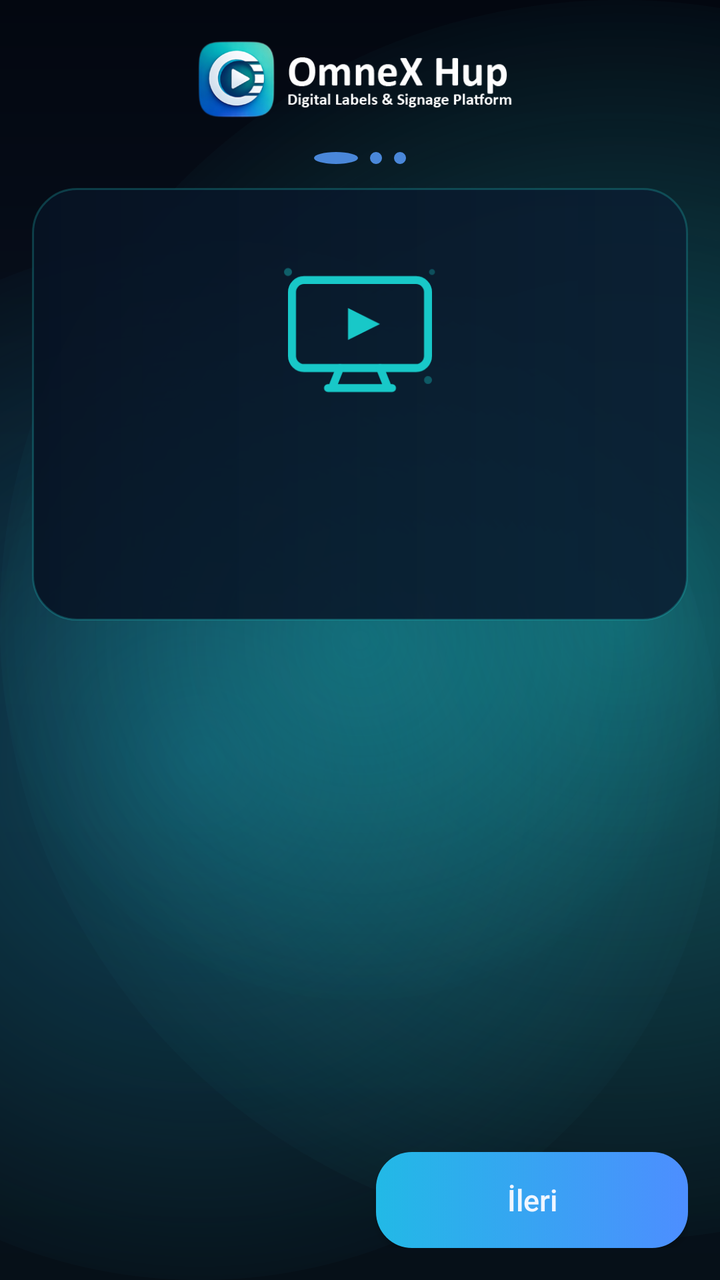
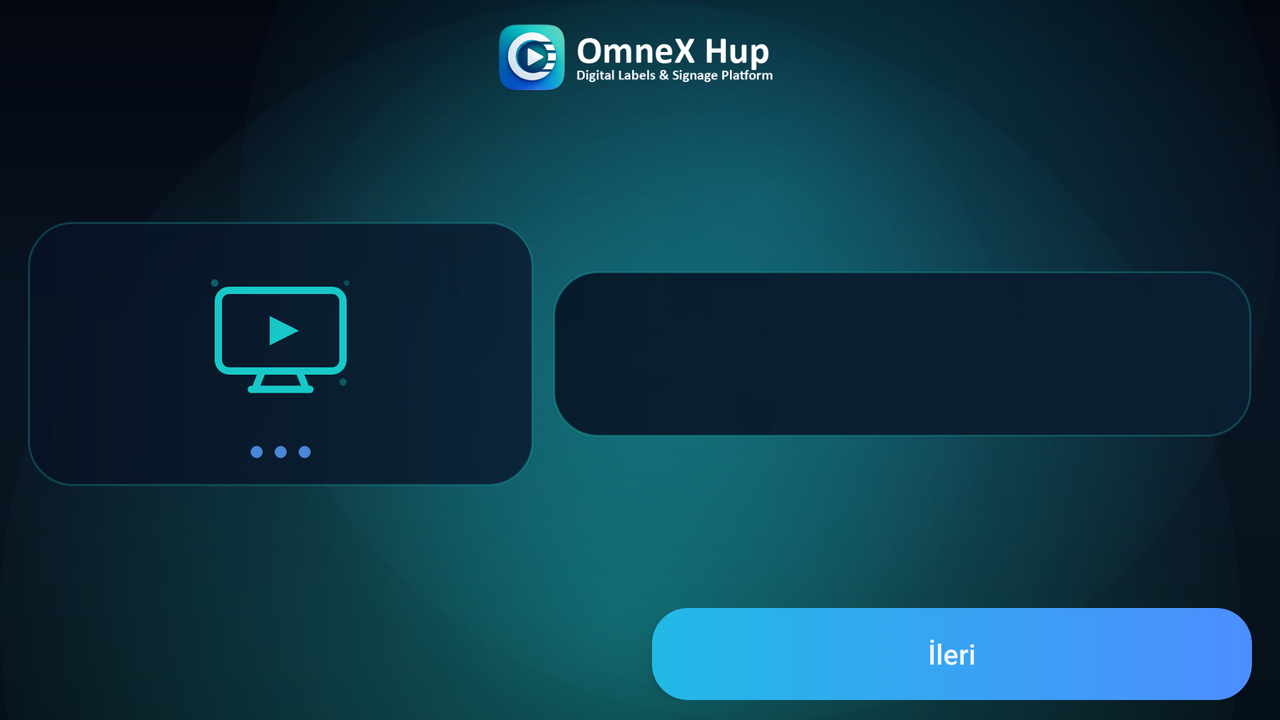

The same Android screen from two of the app's own layout files: first res/layout/ as a phone draws it, then the repository's variant for another configuration, drawn on a device whose configuration selects that folder. Both files follow.
<!-- AndroidManifest.xml: application theme Theme.OmnexPriceView -->
<!-- res/layout/activity_wizard_mobile.xml -->
<?xml version="1.0" encoding="utf-8"?>
<androidx.constraintlayout.widget.ConstraintLayout xmlns:android="http://schemas.android.com/apk/res/android"
    xmlns:app="http://schemas.android.com/apk/res-auto"
    android:layout_width="match_parent"
    android:layout_height="match_parent"
    android:background="@drawable/wizard_mobile_background"
    android:fitsSystemWindows="true">

    
    <ImageView
        android:id="@+id/wizardBrand"
        android:layout_width="180dp"
        android:layout_height="48dp"
        android:layout_marginTop="16dp"
        android:adjustViewBounds="true"
        android:animation="@anim/logo_breath"
        android:contentDescription="@string/app_name"
        android:scaleType="fitCenter"
        android:src="@drawable/brand_logo"
        app:layout_constraintEnd_toEndOf="parent"
        app:layout_constraintStart_toStartOf="parent"
        app:layout_constraintTop_toTopOf="parent" />

    
    <View
        android:id="@+id/keyboardDimOverlay"
        android:layout_width="0dp"
        android:layout_height="0dp"
        android:alpha="0"
        android:background="#7A020810"
        android:visibility="gone"
        app:layout_constraintBottom_toBottomOf="parent"
        app:layout_constraintEnd_toEndOf="parent"
        app:layout_constraintStart_toStartOf="parent"
        app:layout_constraintTop_toTopOf="parent" />

    
    <LinearLayout
        android:id="@+id/wizardActions"
        android:layout_width="0dp"
        android:layout_height="wrap_content"
        android:layout_marginStart="16dp"
        android:layout_marginEnd="16dp"
        android:layout_marginBottom="16dp"
        android:gravity="center"
        android:orientation="horizontal"
        app:layout_constraintBottom_toBottomOf="parent"
        app:layout_constraintEnd_toEndOf="parent"
        app:layout_constraintStart_toStartOf="parent">

        <Button
            android:id="@+id/btnPrev"
            android:layout_width="0dp"
            android:layout_height="48dp"
            android:layout_marginEnd="8dp"
            android:layout_weight="1"
            android:background="@drawable/btn_secondary"
            android:fontFamily="sans-serif-medium"
            android:text="@string/wizard_back"
            android:textAllCaps="false"
            android:textColor="#8A9DB8"
            android:textSize="15sp"
            android:visibility="invisible" />

        <Button
            android:id="@+id/btnNext"
            android:layout_width="0dp"
            android:layout_height="48dp"
            android:layout_marginStart="8dp"
            android:layout_weight="1"
            android:background="@drawable/btn_primary"
            android:fontFamily="sans-serif-medium"
            android:text="@string/wizard_next"
            android:textAllCaps="false"
            android:textColor="#F0F6FF"
            android:textSize="15sp" />
    </LinearLayout>

    
    <androidx.core.widget.NestedScrollView
        android:id="@+id/wizardScroll"
        android:layout_width="0dp"
        android:layout_height="0dp"
        android:clipToPadding="false"
        android:fillViewport="true"
        android:overScrollMode="ifContentScrolls"
        android:paddingStart="16dp"
        android:paddingTop="8dp"
        android:paddingEnd="16dp"
        android:paddingBottom="8dp"
        app:layout_constraintBottom_toTopOf="@id/wizardActions"
        app:layout_constraintEnd_toEndOf="parent"
        app:layout_constraintStart_toStartOf="parent"
        app:layout_constraintTop_toBottomOf="@id/wizardBrand">

        <LinearLayout
            android:layout_width="match_parent"
            android:layout_height="wrap_content"
            android:gravity="center_horizontal"
            android:orientation="vertical">

            
            <LinearLayout
                android:layout_width="wrap_content"
                android:layout_height="wrap_content"
                android:layout_marginTop="4dp"
                android:layout_marginBottom="12dp"
                android:gravity="center"
                android:orientation="horizontal">

                <View
                    android:id="@+id/step1"
                    android:layout_width="22dp"
                    android:layout_height="6dp"
                    android:layout_marginEnd="6dp"
                    android:background="@drawable/step_indicator_mobile" />

                <View
                    android:id="@+id/step2"
                    android:layout_width="6dp"
                    android:layout_height="6dp"
                    android:layout_marginEnd="6dp"
                    android:background="@drawable/step_indicator_mobile" />

                <View
                    android:id="@+id/step3"
                    android:layout_width="6dp"
                    android:layout_height="6dp"
                    android:background="@drawable/step_indicator_mobile" />
            </LinearLayout>

            
            <LinearLayout
                android:id="@+id/wizardContentCard"
                android:layout_width="match_parent"
                android:layout_height="wrap_content"
                android:background="@drawable/wizard_mobile_card_bg"
                android:gravity="center_horizontal"
                android:orientation="vertical"
                android:paddingStart="20dp"
                android:paddingTop="24dp"
                android:paddingEnd="20dp"
                android:paddingBottom="24dp">

                
                <ImageView
                    android:id="@+id/wizardImage"
                    android:layout_width="96dp"
                    android:layout_height="96dp"
                    android:adjustViewBounds="true"
                    android:contentDescription="@null"
                    android:src="@drawable/wizard_welcome" />

                
                <TextView
                    android:id="@+id/wizardTitle"
                    android:layout_width="match_parent"
                    android:layout_height="wrap_content"
                    android:layout_marginTop="16dp"
                    android:fontFamily="sans-serif-medium"
                    android:gravity="center"
                    android:letterSpacing="-0.01"
                    android:textColor="#F0F6FF"
                    android:textSize="22sp"
                    android:textStyle="bold" />

                
                <TextView
                    android:id="@+id/wizardDescription"
                    android:layout_width="match_parent"
                    android:layout_height="wrap_content"
                    android:layout_marginTop="8dp"
                    android:fontFamily="sans-serif"
                    android:gravity="center"
                    android:lineSpacingMultiplier="1.25"
                    android:textColor="#6A7E98"
                    android:textSize="14sp" />

                
                <LinearLayout
                    android:id="@+id/serverUrlLayout"
                    android:layout_width="match_parent"
                    android:layout_height="wrap_content"
                    android:layout_marginTop="16dp"
                    android:orientation="vertical"
                    android:visibility="gone">

                    <TextView
                        android:layout_width="match_parent"
                        android:layout_height="wrap_content"
                        android:layout_marginBottom="6dp"
                        android:fontFamily="sans-serif-medium"
                        android:text="Player URL"
                        android:textColor="#8A9DB8"
                        android:textSize="12sp"
                        android:textStyle="bold" />

                    <EditText
                        android:id="@+id/serverUrlInput"
                        android:layout_width="match_parent"
                        android:layout_height="46dp"
                        android:background="@drawable/input_background"
                        android:fontFamily="sans-serif"
                        android:hint="@string/wizard_server_hint"
                        android:imeOptions="actionDone"
                        android:inputType="textUri"
                        android:maxLines="1"
                        android:paddingStart="14dp"
                        android:paddingEnd="14dp"
                        android:textColor="#D0DFFF"
                        android:textColorHint="#3A5070"
                        android:textSize="14sp" />

                    <Button
                        android:id="@+id/btnUseDefaultServer"
                        android:layout_width="match_parent"
                        android:layout_height="42dp"
                        android:layout_marginTop="8dp"
                        android:background="@drawable/btn_secondary"
                        android:fontFamily="sans-serif-medium"
                        android:text="@string/wizard_use_default_server"
                        android:textAllCaps="false"
                        android:textColor="#6A8EA0"
                        android:textSize="13sp" />

                    <TextView
                        android:layout_width="match_parent"
                        android:layout_height="wrap_content"
                        android:layout_marginTop="6dp"
                        android:text="@string/wizard_server_example"
                        android:textColor="#3A5070"
                        android:textSize="11sp" />
                </LinearLayout>
            </LinearLayout>
        </LinearLayout>
    </androidx.core.widget.NestedScrollView>

</androidx.constraintlayout.widget.ConstraintLayout>
<!-- resources referenced by this layout -->
<resources>
  <!-- drawable wizard_mobile_card_bg (drawable) -->
  <?xml version="1.0" encoding="utf-8"?>
  <shape xmlns:android="http://schemas.android.com/apk/res/android"
      android:shape="rectangle">
      <gradient
          android:angle="180"
          android:endColor="#E3061223"
          android:startColor="#E60A1E32" />
      <stroke
          android:width="1dp"
          android:color="#4020C8C8" />
      <corners android:radius="22dp" />
  </shape>
  <string name="app_name">Omnex PriceView</string>
  <string name="wizard_back">Geri</string>
  <string name="wizard_next">İleri</string>
  <string name="wizard_server_example">Örnek: https://example.com/market-etiket-sistemi/player/</string>
  <string name="wizard_server_hint">https://sunucu-adresi.com/player/</string>
  <string name="wizard_use_default_server">Varsayılan sunucuyu kullan</string>
  <style name="Theme.OmnexPriceView" parent="Theme.AppCompat.DayNight.NoActionBar">
          <item name="colorPrimary">@color/primary</item>
          <item name="colorPrimaryDark">@color/primary_dark</item>
          <item name="colorAccent">@color/accent</item>
          <item name="android:windowBackground">@color/background</item>
          <item name="alertDialogTheme">@style/ThemeOverlay.OmnexPriceView.AlertDialog</item>
          <item name="android:fontFamily">sans-serif</item>
      </style>
  <color name="primary">#2F73FF</color>
  <color name="primary_dark">#1F4CC6</color>
  <color name="accent">#3AD8D3</color>
  <color name="background">#050B1A</color>
  <style name="ThemeOverlay.OmnexPriceView.AlertDialog" parent="ThemeOverlay.AppCompat.Dialog.Alert">
          <item name="android:windowBackground">@drawable/dialog_surface_bg</item>
          <item name="android:textColorPrimary">#F4F9FF</item>
          <item name="android:textColorSecondary">#A3B8D8</item>
          <item name="buttonBarPositiveButtonStyle">@style/Widget.OmnexPriceView.DialogButton.Positive</item>
          <item name="buttonBarNegativeButtonStyle">@style/Widget.OmnexPriceView.DialogButton.Neutral</item>
          <item name="buttonBarNeutralButtonStyle">@style/Widget.OmnexPriceView.DialogButton.Neutral</item>
      </style>
  <!-- drawable dialog_surface_bg (drawable) -->
  <?xml version="1.0" encoding="utf-8"?>
  <shape xmlns:android="http://schemas.android.com/apk/res/android"
      android:shape="rectangle">
      <gradient
          android:angle="270"
          android:endColor="#0B1730"
          android:startColor="#132748" />
      <stroke
          android:width="1dp"
          android:color="#345C8F" />
      <corners android:radius="22dp" />
      <padding
          android:left="4dp"
          android:top="4dp"
          android:right="4dp"
          android:bottom="4dp" />
  </shape>
  <style name="Widget.OmnexPriceView.DialogButton.Positive" parent="Widget.AppCompat.Button.ButtonBar.AlertDialog">
          <item name="android:textColor">#6CEBFF</item>
          <item name="android:textAllCaps">false</item>
          <item name="android:textStyle">bold</item>
          <item name="android:textSize">16sp</item>
          <item name="android:fontFamily">sans-serif-medium</item>
      </style>
  <style name="Widget.OmnexPriceView.DialogButton.Neutral" parent="Widget.AppCompat.Button.ButtonBar.AlertDialog">
          <item name="android:textColor">#CFDCF0</item>
          <item name="android:textAllCaps">false</item>
          <item name="android:textStyle">bold</item>
          <item name="android:textSize">16sp</item>
          <item name="android:fontFamily">sans-serif-medium</item>
      </style>
  <!-- some entries are left out for length -->
</resources>
<!-- res/layout-land/activity_wizard_mobile.xml (the repository's variant of the layout above) -->
<!-- drawn on the phone turned sideways -->
<?xml version="1.0" encoding="utf-8"?>
<androidx.constraintlayout.widget.ConstraintLayout xmlns:android="http://schemas.android.com/apk/res/android"
    xmlns:app="http://schemas.android.com/apk/res-auto"
    android:layout_width="match_parent"
    android:layout_height="match_parent"
    android:background="@drawable/wizard_mobile_background"
    android:fitsSystemWindows="true">

    <ImageView
        android:id="@+id/wizardBrand"
        android:layout_width="160dp"
        android:layout_height="42dp"
        android:layout_marginTop="8dp"
        android:adjustViewBounds="true"
        android:animation="@anim/logo_breath"
        android:contentDescription="@string/app_name"
        android:scaleType="fitCenter"
        android:src="@drawable/brand_logo"
        app:layout_constraintEnd_toEndOf="parent"
        app:layout_constraintStart_toStartOf="parent"
        app:layout_constraintTop_toTopOf="parent" />

    <View
        android:id="@+id/keyboardDimOverlay"
        android:layout_width="0dp"
        android:layout_height="0dp"
        android:alpha="0"
        android:background="#7A020810"
        android:visibility="gone"
        app:layout_constraintBottom_toBottomOf="parent"
        app:layout_constraintEnd_toEndOf="parent"
        app:layout_constraintStart_toStartOf="parent"
        app:layout_constraintTop_toTopOf="parent" />

    <LinearLayout
        android:id="@+id/wizardActions"
        android:layout_width="0dp"
        android:layout_height="wrap_content"
        android:layout_marginStart="14dp"
        android:layout_marginEnd="14dp"
        android:layout_marginBottom="10dp"
        android:gravity="center"
        android:orientation="horizontal"
        app:layout_constraintBottom_toBottomOf="parent"
        app:layout_constraintEnd_toEndOf="parent"
        app:layout_constraintStart_toStartOf="parent">

        <Button
            android:id="@+id/btnPrev"
            android:layout_width="0dp"
            android:layout_height="46dp"
            android:layout_marginEnd="6dp"
            android:layout_weight="1"
            android:background="@drawable/btn_secondary"
            android:fontFamily="sans-serif-medium"
            android:text="@string/wizard_back"
            android:textAllCaps="false"
            android:textColor="#8A9DB8"
            android:textSize="14sp"
            android:visibility="invisible" />

        <Button
            android:id="@+id/btnNext"
            android:layout_width="0dp"
            android:layout_height="46dp"
            android:layout_marginStart="6dp"
            android:layout_weight="1"
            android:background="@drawable/btn_primary"
            android:fontFamily="sans-serif-medium"
            android:text="@string/wizard_next"
            android:textAllCaps="false"
            android:textColor="#F0F6FF"
            android:textSize="14sp" />
    </LinearLayout>

    <androidx.core.widget.NestedScrollView
        android:id="@+id/wizardScroll"
        android:layout_width="0dp"
        android:layout_height="0dp"
        android:clipToPadding="false"
        android:fillViewport="true"
        android:overScrollMode="ifContentScrolls"
        android:paddingStart="14dp"
        android:paddingTop="6dp"
        android:paddingEnd="14dp"
        android:paddingBottom="6dp"
        app:layout_constraintBottom_toTopOf="@id/wizardActions"
        app:layout_constraintEnd_toEndOf="parent"
        app:layout_constraintStart_toStartOf="parent"
        app:layout_constraintTop_toBottomOf="@id/wizardBrand">

        <LinearLayout
            android:layout_width="match_parent"
            android:layout_height="wrap_content"
            android:gravity="center_vertical"
            android:orientation="horizontal"
            android:weightSum="1">

            
            <LinearLayout
                android:layout_width="0dp"
                android:layout_height="wrap_content"
                android:layout_marginEnd="10dp"
                android:layout_weight="0.42"
                android:background="@drawable/wizard_mobile_card_bg"
                android:gravity="center"
                android:orientation="vertical"
                android:padding="14dp">

                <ImageView
                    android:id="@+id/wizardImage"
                    android:layout_width="88dp"
                    android:layout_height="88dp"
                    android:adjustViewBounds="true"
                    android:contentDescription="@null"
                    android:src="@drawable/wizard_welcome" />

                <LinearLayout
                    android:layout_width="wrap_content"
                    android:layout_height="wrap_content"
                    android:layout_marginTop="10dp"
                    android:gravity="center"
                    android:orientation="horizontal">

                    <View
                        android:id="@+id/step1"
                        android:layout_width="6dp"
                        android:layout_height="6dp"
                        android:layout_marginEnd="6dp"
                        android:background="@drawable/step_indicator_mobile" />

                    <View
                        android:id="@+id/step2"
                        android:layout_width="6dp"
                        android:layout_height="6dp"
                        android:layout_marginEnd="6dp"
                        android:background="@drawable/step_indicator_mobile" />

                    <View
                        android:id="@+id/step3"
                        android:layout_width="6dp"
                        android:layout_height="6dp"
                        android:background="@drawable/step_indicator_mobile" />
                </LinearLayout>
            </LinearLayout>

            
            <LinearLayout
                android:id="@+id/wizardContentCard"
                android:layout_width="0dp"
                android:layout_height="wrap_content"
                android:layout_weight="0.58"
                android:background="@drawable/wizard_mobile_card_bg"
                android:orientation="vertical"
                android:padding="16dp">

                <TextView
                    android:id="@+id/wizardTitle"
                    android:layout_width="match_parent"
                    android:layout_height="wrap_content"
                    android:fontFamily="sans-serif-medium"
                    android:letterSpacing="-0.01"
                    android:textColor="#F0F6FF"
                    android:textSize="20sp"
                    android:textStyle="bold" />

                <TextView
                    android:id="@+id/wizardDescription"
                    android:layout_width="match_parent"
                    android:layout_height="wrap_content"
                    android:layout_marginTop="6dp"
                    android:fontFamily="sans-serif"
                    android:lineSpacingMultiplier="1.2"
                    android:textColor="#8A9DB8"
                    android:textSize="13sp" />

                <LinearLayout
                    android:id="@+id/serverUrlLayout"
                    android:layout_width="match_parent"
                    android:layout_height="wrap_content"
                    android:layout_marginTop="10dp"
                    android:orientation="vertical"
                    android:visibility="gone">

                    <TextView
                        android:layout_width="match_parent"
                        android:layout_height="wrap_content"
                        android:layout_marginBottom="6dp"
                        android:fontFamily="sans-serif-medium"
                        android:text="@string/wizard_server_title"
                        android:textColor="#B0C4DE"
                        android:textSize="12sp"
                        android:textStyle="bold" />

                    <EditText
                        android:id="@+id/serverUrlInput"
                        android:layout_width="match_parent"
                        android:layout_height="46dp"
                        android:background="@drawable/input_background"
                        android:fontFamily="sans-serif"
                        android:hint="@string/wizard_server_hint"
                        android:imeOptions="actionDone"
                        android:inputType="textUri"
                        android:maxLines="1"
                        android:paddingStart="12dp"
                        android:paddingEnd="12dp"
                        android:textColor="#E0EAFF"
                        android:textColorHint="#4A6080"
                        android:textSize="14sp" />

                    <Button
                        android:id="@+id/btnUseDefaultServer"
                        android:layout_width="match_parent"
                        android:layout_height="40dp"
                        android:layout_marginTop="8dp"
                        android:background="@drawable/btn_secondary"
                        android:fontFamily="sans-serif-medium"
                        android:text="@string/wizard_use_default_server"
                        android:textAllCaps="false"
                        android:textColor="#8ABCC8"
                        android:textSize="12sp" />

                    <TextView
                        android:layout_width="match_parent"
                        android:layout_height="wrap_content"
                        android:layout_marginTop="6dp"
                        android:fontFamily="sans-serif"
                        android:text="@string/wizard_server_example"
                        android:textColor="#4A6080"
                        android:textSize="11sp" />
                </LinearLayout>
            </LinearLayout>
        </LinearLayout>
    </androidx.core.widget.NestedScrollView>

</androidx.constraintlayout.widget.ConstraintLayout>
<!-- resources referenced by the variant -->
<!-- as the phone turned sideways resolves them -->
<resources>
  <!-- drawable wizard_mobile_card_bg (drawable) -->
  <?xml version="1.0" encoding="utf-8"?>
  <shape xmlns:android="http://schemas.android.com/apk/res/android"
      android:shape="rectangle">
      <gradient
          android:angle="180"
          android:endColor="#E3061223"
          android:startColor="#E60A1E32" />
      <stroke
          android:width="1dp"
          android:color="#4020C8C8" />
      <corners android:radius="22dp" />
  </shape>
  <string name="app_name">Omnex PriceView</string>
  <string name="wizard_back">Geri</string>
  <string name="wizard_next">İleri</string>
  <string name="wizard_server_example">Örnek: https://example.com/market-etiket-sistemi/player/</string>
  <string name="wizard_server_hint">https://sunucu-adresi.com/player/</string>
  <string name="wizard_server_title">Sunucu Bağlantısı</string>
  <string name="wizard_use_default_server">Varsayılan sunucuyu kullan</string>
  <style name="Theme.OmnexPriceView" parent="Theme.AppCompat.DayNight.NoActionBar">
          <item name="colorPrimary">@color/primary</item>
          <item name="colorPrimaryDark">@color/primary_dark</item>
          <item name="colorAccent">@color/accent</item>
          <item name="android:windowBackground">@color/background</item>
          <item name="alertDialogTheme">@style/ThemeOverlay.OmnexPriceView.AlertDialog</item>
          <item name="android:fontFamily">sans-serif</item>
      </style>
  <color name="primary">#2F73FF</color>
  <color name="primary_dark">#1F4CC6</color>
  <color name="accent">#3AD8D3</color>
  <color name="background">#050B1A</color>
  <style name="ThemeOverlay.OmnexPriceView.AlertDialog" parent="ThemeOverlay.AppCompat.Dialog.Alert">
          <item name="android:windowBackground">@drawable/dialog_surface_bg</item>
          <item name="android:textColorPrimary">#F4F9FF</item>
          <item name="android:textColorSecondary">#A3B8D8</item>
          <item name="buttonBarPositiveButtonStyle">@style/Widget.OmnexPriceView.DialogButton.Positive</item>
          <item name="buttonBarNegativeButtonStyle">@style/Widget.OmnexPriceView.DialogButton.Neutral</item>
          <item name="buttonBarNeutralButtonStyle">@style/Widget.OmnexPriceView.DialogButton.Neutral</item>
      </style>
  <!-- drawable dialog_surface_bg (drawable) -->
  <?xml version="1.0" encoding="utf-8"?>
  <shape xmlns:android="http://schemas.android.com/apk/res/android"
      android:shape="rectangle">
      <gradient
          android:angle="270"
          android:endColor="#0B1730"
          android:startColor="#132748" />
      <stroke
          android:width="1dp"
          android:color="#345C8F" />
      <corners android:radius="22dp" />
      <padding
          android:left="4dp"
          android:top="4dp"
          android:right="4dp"
          android:bottom="4dp" />
  </shape>
  <style name="Widget.OmnexPriceView.DialogButton.Positive" parent="Widget.AppCompat.Button.ButtonBar.AlertDialog">
          <item name="android:textColor">#6CEBFF</item>
          <item name="android:textAllCaps">false</item>
          <item name="android:textStyle">bold</item>
          <item name="android:textSize">16sp</item>
          <item name="android:fontFamily">sans-serif-medium</item>
      </style>
  <style name="Widget.OmnexPriceView.DialogButton.Neutral" parent="Widget.AppCompat.Button.ButtonBar.AlertDialog">
          <item name="android:textColor">#CFDCF0</item>
          <item name="android:textAllCaps">false</item>
          <item name="android:textStyle">bold</item>
          <item name="android:textSize">16sp</item>
          <item name="android:fontFamily">sans-serif-medium</item>
      </style>
  <!-- some entries are left out for length -->
</resources>
